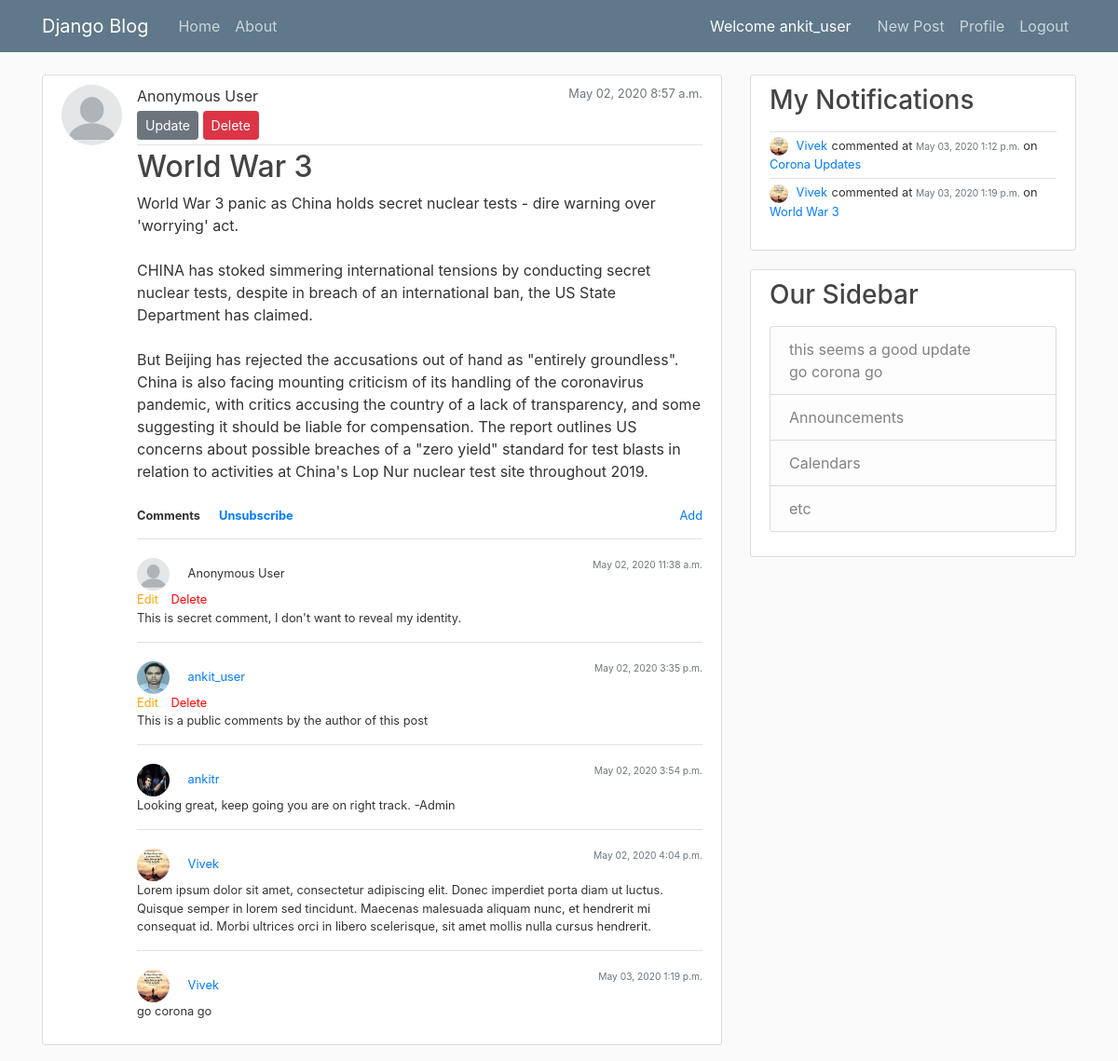
/post/27/ (signed in), run on an earlier commit of the app's database.
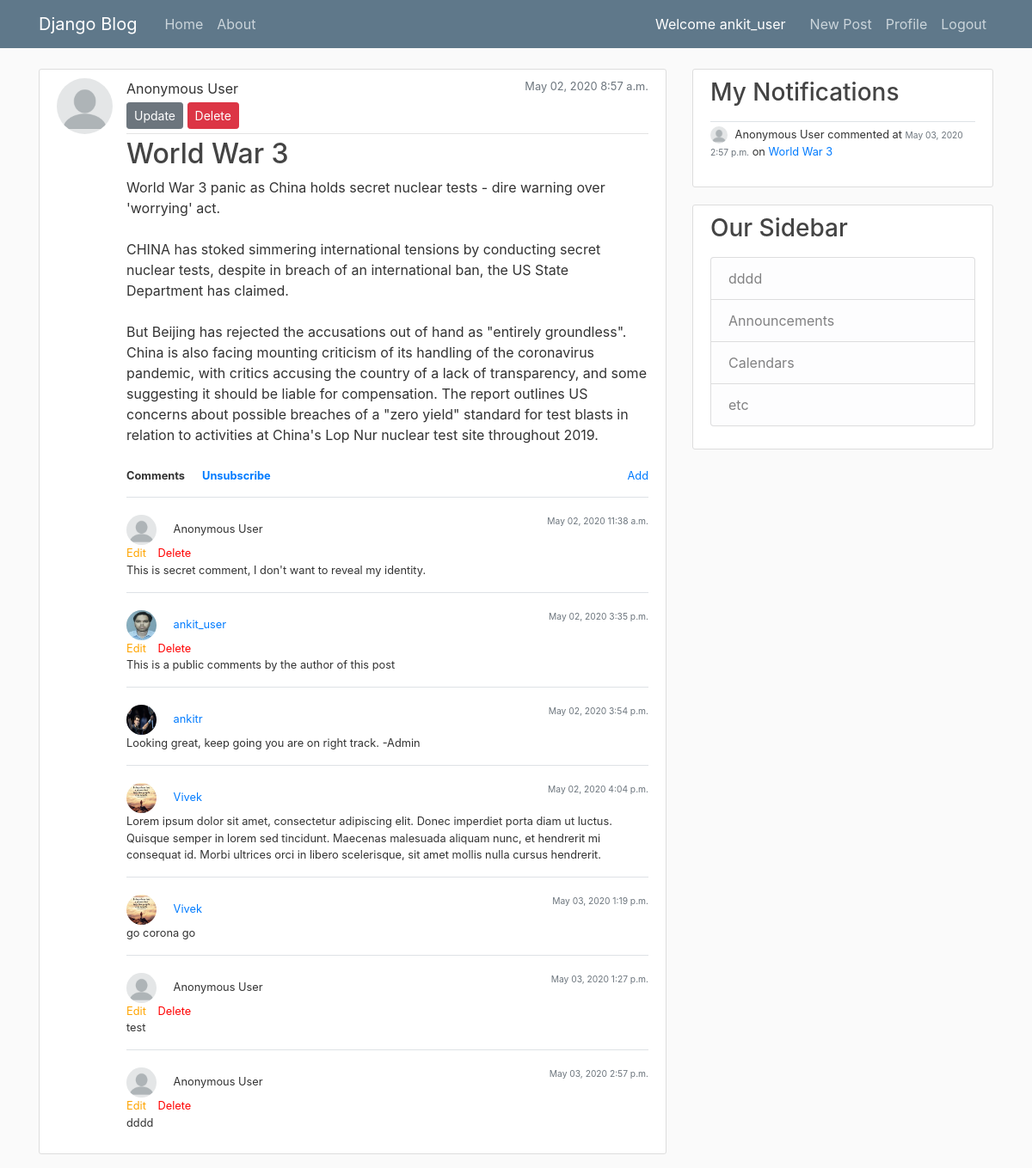
And on a later commit of the database.
### blog/models.py (models this page shows, shortened)
class Comment(models.Model):
    content = models.TextField()
    anonymous = models.BooleanField("Comment as Anonymous User", editable=True, default=True)
    date_posted = models.DateTimeField(default=timezone.now)
    author = models.ForeignKey(User, on_delete=models.CASCADE)
    post = models.ForeignKey(Post, on_delete=models.CASCADE, related_name='comments')

class Notification(models.Model):
    comment = models.ForeignKey(Comment, on_delete=models.CASCADE, related_name='notifications')
    subscription = models.ForeignKey(Subscription, on_delete=models.CASCADE, related_name='notifications')

class Post(models.Model):
    title = models.CharField(max_length=100)
    content = models.TextField()
    anonymous = models.BooleanField("Post as Anonymous User", editable=True, default=True)
    date_posted = models.DateTimeField(default=timezone.now)
    author = models.ForeignKey(User, on_delete=models.CASCADE)
    is_user_subscribed = False
    is_user_subscribed_not = not is_user_subscribed

### users/models.py (models this page shows, shortened)
class Profile(models.Model):
    user = models.OneToOneField(User, on_delete=models.CASCADE)
    image = models.ImageField(default='default.jpg', upload_to='profile_pics')
    @property
    def notifications(self):
        return Notification.objects.filter(subscription__user=self.user)

### blog/views.py (the view)
# urls.py: path('post/<int:pk>/', PostDetailView.as_view(), name='post-detail'),
class PostDetailView(DetailView):
    model = Post
    def get_object(self, queryset=None):
        obj = super(PostDetailView, self).get_object()
        user = self.request.user
        obj.is_user_subscribed = obj.subscriptions.filter(user__id__exact=user.id).exists()
        obj.is_user_subscribed_not = not obj.is_user_subscribed
        return obj

### blog/templates/blog/post_detail.html
{% extends "blog/base.html" %}
{% block content %}
  {% include 'blog/post_raw.html' with post=object editable=True %}
{% endblock content %}

### blog/templates/blog/base.html (shortened to what this page needs)
{% load static %}
<!DOCTYPE html>
<html>
<head>
    <link rel="stylesheet" href="https://maxcdn.bootstrapcdn.com/bootstrap/4.0.0/css/bootstrap.min.css">
    <link rel="stylesheet" type="text/css" href="{% static 'blog/main.css' %}">
</head>
<body>
    <header class="site-header">
      <nav class="navbar navbar-expand-md navbar-dark bg-steel fixed-top">
        <div class="container">
          <a class="navbar-brand mr-4" href="{% url 'blog-home' %}">Django Blog</a>
          <div class="collapse navbar-collapse" id="navbarToggle">
            <div class="navbar-nav mr-auto">
              <a class="nav-item nav-link" href="{% url 'blog-home' %}">Home</a>
              <a class="nav-item nav-link" href="{% url 'blog-about' %}">About</a>
            </div>
            <span style="color:white;margin-right:20px;">Welcome {{ user.username }}</span>
            <div class="navbar-nav">
              {% if user.is_authenticated %}
                <a class="nav-item nav-link" href="{% url 'post-create' %}">New Post</a>
                <a class="nav-item nav-link" href="{% url 'profile' %}">Profile</a>
                <a class="nav-item nav-link" href="{% url 'logout' %}">Logout</a>
              {% else %}
                <a class="nav-item nav-link" href="{% url 'login' %}">Login</a>
                <a class="nav-item nav-link" href="{% url 'register' %}">Register</a>
              {% endif %}
            </div>
          </div>
        </div>
      </nav>
    </header>
    <main role="main" class="container">
      <div class="row">
        <div class="col-md-8">
          {% block content %}{% endblock %}
        </div>
        <div class="col-md-4">
          <div class="content-section">
            <h3>My Notifications</h3>
            <p class='text-muted'>
              {% for n in user.profile.notifications  %}
                {% include 'blog/notification.html' with notification=n %}
              {% endfor %}
            </p>
          </div>
          <div class="content-section">
            <h3>Our Sidebar</h3>
            <p class='text-muted'>
              <ul class="list-group">
                <li class="list-group-item list-group-item-light">
                    {% for n in user.profile.notifications  %}
                        {{ n.comment.content }}
                        <br>
                    {% endfor %}
                </li>
                <li class="list-group-item list-group-item-light">Announcements</li>
                <li class="list-group-item list-group-item-light">Calendars</li>
                <li class="list-group-item list-group-item-light">etc</li>
              </ul>
            </p>
          </div>
        </div>
      </div>
    </main>
</body>
</html>

### blog/templates/blog/post_raw.html (shortened to what this page needs)
<article class="media content-section">
  {% if post.anonymous %}
    <img class="rounded-circle article-img" src="/media/profile_pics/anonymous.png">
  {% else %}
    <img class="rounded-circle article-img" src="{{ post.author.profile.image.url }}">
  {% endif %}
  <div class="media-body full-block">
  <div class="full-block">
    <div class="article-metadata">
        {% if post.anonymous %}
            Anonymous User
        {% else %}
            <a class="mr-2" href="{% url 'user-posts' post.author.username %}">{{ post.author }}</a>
        {% endif %}
      <small class="text-muted" style="float:right;">{{ post.date_posted|date:"F d, Y P" }}</small>
      {% if post.author == user and editable == True %}
          <div>
            <a class="btn btn-secondary btn-sm mt-1 mb-1" href="{% url 'post-update' post.id %}">Update</a>
            <a class="btn btn-danger btn-sm mt-1 mb-1" href="{% url 'post-delete' post.id %}">Delete</a>
          </div>
      {% endif %}
    </div>
    <h2><a class="article-title" href="{% url 'post-detail' post.id %}">{{ post.title }}</a></h2>
    <p class="article-content">{{ post.content }}</p>
  </div>
  <div class="full-block small padding-top-10">
      <div class="float-left " style="font-weight: bold">Comments</div>
      {% if user.is_authenticated %}
      <div class="float-left " style="font-weight: bold;margin-left:20px;">
        <a id="unsubscribe_{{ post.id }}" class="display_{{ post.is_user_subscribed }}" href="javascript:unSubscribeMe('{{ post.id }}', '{{ csrf_token }}')">Unsubscribe</a>
      </div>
      <div class="float-right">
          <a href="{% url 'post-comment-create' post_id=post.id %}">Add</a>
      </div>
      {% endif %}
  </div>
  <br>
  {% if post.comments.all  %}
    <div class="full-block padding-top-10">
      {% for comment in post.comments.all %}
        {% include 'blog/comment_detail.html' with comment=comment editable=True %}
      {% endfor %}
    </div>
  {% endif %}
  </div>
</article>

### blog/templates/blog/comment_detail.html
<div class="float-left full-block padding-top-20 border-top">
    <div class="small float-left full-block">
        <div class="float-left">
        {% if comment.anonymous %}
            <img class="rounded-circle comment-img" src="/media/profile_pics/anonymous.png">
            Anonymous User
        {% else %}
            <img class="rounded-circle comment-img" src="{{ comment.author.profile.image.url }}">
            <a class="mr-2" href="{% url 'user-posts' comment.author.username %}">{{ comment.author }}</a>
        {% endif %}
        </div>
        <div class="float-right">
            <small class="text-muted" style="float:right;">{{ comment.date_posted|date:"F d, Y P" }}</small>
        </div>
    </div>
    {% if comment.author == user and editable == True %}
    <div class="float-left full-block small">
          <div>
            <a style="color:orange;" href="{% url 'comment-update' comment.id %}">Edit</a>
            <a style="color:red;margin-left: 10px;" href="{% url 'comment-delete' comment.id %}">Delete</a>
          </div>
    </div>
    {% endif %}
    <p class="small">{{ comment.content }}</p>
</div>

### blog/templates/blog/notification.html
<div class="full-block border-top" style="padding:5px 0 5px 0">
    <div class="small full-block">
        {% if notification.comment.anonymous %}
            <img class="rounded-circle notification-img" src="/media/profile_pics/anonymous.png">
            Anonymous User
        {% else %}
            <img class="rounded-circle notification-img" src="{{ notification.comment.author.profile.image.url }}">
            <a class="mr-2" style="margin-right:1px !important;" href="{% url 'user-posts' notification.comment.author.username %}">{{ notification.comment.author }}</a>
        {% endif %}
            commented at <small class="text-muted">{{ notification.comment.date_posted|date:"F d, Y P" }}</small>
            on <a class="mr-2" style="margin-right:1px !important;" href="{% url 'post-detail' notification.comment.post.id %}">{{ notification.comment.post.title }}</a>
    </div>
</div>

What changed in the data, as far as the page shows it:
removed Notification: comment.author.profile.image (placeholder picture), comment.author "Vivek", comment.date_posted "May 03, 2020 1:12 p.m.", comment.post "Corona Updates", comment.content "this seems a good update"
removed Notification: comment.author.profile.image (placeholder picture), comment.author "Vivek", comment.date_posted "May 03, 2020 1:19 p.m.", comment.post "World War 3", comment.content "go corona go"
added Comment: anonymous True (drawn), date_posted "May 03, 2020 1:27 p.m.", shows "Edit", content "test"
added Comment: anonymous True (drawn), date_posted "May 03, 2020 2:57 p.m.", shows "Edit", content "dddd"
added Notification: comment.date_posted "May 03, 2020 2:57 p.m.", comment.post "World War 3", comment.content "dddd"
